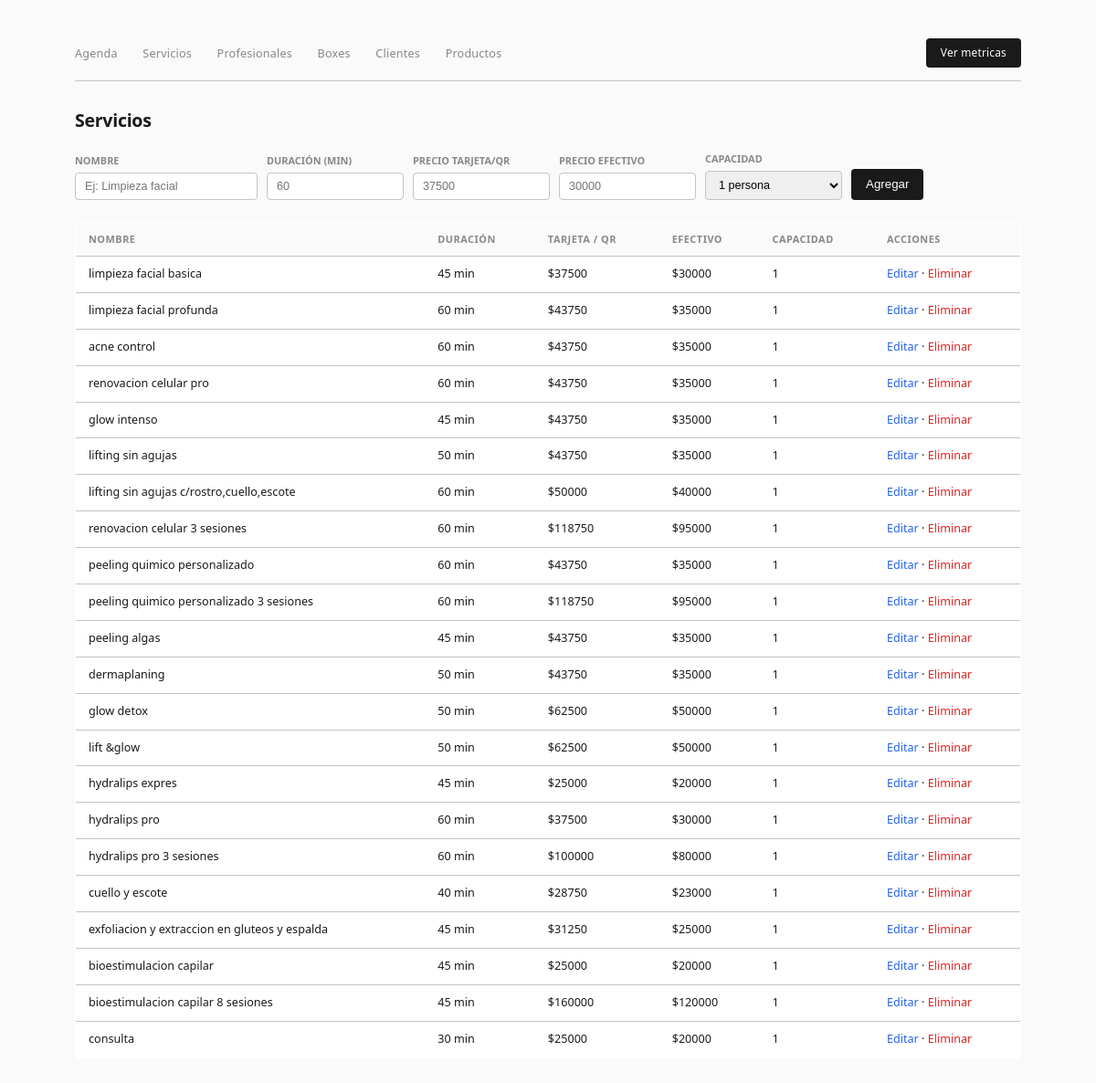
Screenshot of /servicios with the database file from the repository.
### modules/turnos/models.py (models this page shows)
class Servicio(Base):
    __tablename__ = "servicios"
    id = Column(Integer, primary_key=True)
    nombre = Column(String, nullable=False)
    duracion_min = Column(Integer, nullable=False)
    precio_tarjeta = Column(Float, nullable=False)
    precio_contado = Column(Float, nullable=False)
    capacidad_requerida = Column(Integer, default=1)

### modules/turnos/routes.py (the view)
@router.get("/servicios")
def servicios_page(request: Request, db: Session = Depends(get_db)):
    return templates.TemplateResponse("servicios.html", {
        "request": request,
        "servicios": services.listar_servicios(db)
    })

### templates/servicios.html (shortened to what this page needs)
<!DOCTYPE html>
<html lang="es">
<head>
    <link rel="stylesheet" href="/static/style.css">
</head>
<body>
<nav>
    <div class="links">
        <a href="/">Agenda</a>
        <a href="/servicios">Servicios</a>
        <a href="/profesionales">Profesionales</a>
        <a href="/boxes">Boxes</a>
        <a href="/clientes">Clientes</a>
        <a href="/stock/productos">Productos</a>
    </div>
    <div class="acciones">
        <a class="btn-destacado" href="/metricas">Ver metricas</a>
    </div>
</nav>
<h1>Servicios</h1>
<form class="form-nueva" action="/servicios/crear" method="post">
    <div>
        <label>Nombre</label>
        <input type="text" name="nombre" placeholder="Ej: Limpieza facial" required style="width:200px;">
    </div>
    <div>
        <label>Duración (min)</label>
        <input type="number" name="duracion_min" placeholder="60" required>
    </div>
    <div>
        <label>Precio tarjeta/QR</label>
        <input type="number" name="precio_tarjeta" placeholder="37500" required>
    </div>
    <div>
        <label>Precio efectivo</label>
        <input type="number" name="precio_contado" placeholder="30000" required>
    </div>
    <div>
        <label>Capacidad</label>
        <select name="capacidad_requerida">
            <option value="1">1 persona</option>
        </select>
    </div>
    <button type="submit">Agregar</button>
</form>
<table>
    <tr>
        <th>Nombre</th>
        <th>Duración</th>
        <th>Tarjeta / QR</th>
        <th>Efectivo</th>
        <th>Capacidad</th>
        <th>Acciones</th>
    </tr>
    {% for s in servicios %}
    <tr>
        <td>{{ s.nombre }}</td>
        <td>{{ s.duracion_min }} min</td>
        <td>${{ "%.0f"|format(s.precio_tarjeta) }}</td>
        <td>${{ "%.0f"|format(s.precio_contado) }}</td>
        <td>{{ s.capacidad_requerida }}</td>
        <td>
            <a href="/servicios/editar/{{ s.id }}">Editar</a> ·
            <a href="/servicios/eliminar/{{ s.id }}"
               onclick="return confirm('Eliminar este servicio?')"
               style="color:var(--rojo)">Eliminar</a>
        </td>
    </tr>
    {% endfor %}
</table>
</body>
</html>

### static/style.css (style rules this page uses)
:root { --bg: #fafafa; --bg-card: #ffffff; --borde: #c4c4c4; --texto: #1a1a1a; --texto-suave: #888; --acento: #2563eb; --acento-hover: #1d4ed8; --verde: #16a34a; --amarillo: #d97706; --rojo: #dc2626; --radio: 4px; }
* { box-sizing: border-box; margin: 0; padding: 0; }
body { font-family: 'Segoe UI', Arial, sans-serif; background: var(--bg); color: var(--texto); padding: 28px 32px; max-width: 1100px; margin: 0 auto; font-size: 14px; line-height: 1.5; }
h1 { font-size: 1.4em; font-weight: 600; margin-bottom: 20px; color: var(--texto); letter-spacing: -0.3px; }
a { color: var(--acento); text-decoration: none; }
nav { display: flex; align-items: center; justify-content: space-between; padding: 14px 0; border-bottom: 1px solid var(--borde); margin-bottom: 28px; }
nav .links a { margin-right: 24px; color: var(--texto-suave); font-size: 0.9em; font-weight: 500; letter-spacing: 0.2px; }
nav .acciones { display: flex; gap: 8px; }
.btn-destacado { background: var(--texto); color: white; padding: 7px 16px; border-radius: var(--radio); font-size: 0.85em; font-weight: 500; border: none; cursor: pointer; display: inline-block; letter-spacing: 0.2px; }
table { width: 100%; border-collapse: collapse; background: var(--bg-card); border: 1px solid var(--borde); border-radius: var(--radio); overflow: hidden; }
th { padding: 10px 14px; text-align: left; font-size: 0.78em; font-weight: 600; color: var(--texto-suave); text-transform: uppercase; letter-spacing: 0.5px; border-bottom: 1px solid var(--borde); background: var(--bg); }
td { padding: 10px 14px; border-bottom: 1px solid var(--borde); vertical-align: top; font-size: 0.9em; }
tr:last-child td { border-bottom: none; }

### templates/servicios.html (style rules this page uses)
.form-nueva { display: flex; gap: 10px; flex-wrap: wrap; align-items: flex-end; margin-bottom: 24px; }
.form-nueva div { display: flex; flex-direction: column; gap: 4px; }
.form-nueva label { font-size: 0.78em; font-weight: 600; color: var(--texto-suave); text-transform: uppercase; }
.form-nueva input, .form-nueva select { padding: 7px 10px; border: 1px solid var(--borde); border-radius: 4px; font-size: 0.9em; width: 150px; }
.form-nueva button { padding: 7px 16px; background: var(--texto); color: white; border: none; border-radius: 4px; cursor: pointer; height: 34px; }

### rows the page displays
Servicio: nombre "limpieza facial basica", duracion_min "45", precio_tarjeta "37500", precio_contado "30000", capacidad_requerida "1"
Servicio: nombre "limpieza facial profunda", duracion_min "60", precio_tarjeta "43750", precio_contado "35000", capacidad_requerida "1"
Servicio: nombre "acne control", duracion_min "60", precio_tarjeta "43750", precio_contado "35000", capacidad_requerida "1"
Servicio: nombre "renovacion celular pro", duracion_min "60", precio_tarjeta "43750", precio_contado "35000", capacidad_requerida "1"
Servicio: nombre "glow intenso", duracion_min "45", precio_tarjeta "43750", precio_contado "35000", capacidad_requerida "1"
Servicio: nombre "lifting sin agujas", duracion_min "50", precio_tarjeta "43750", precio_contado "35000", capacidad_requerida "1"
Servicio: nombre "lifting sin agujas c/rostro,cuello,escote", duracion_min "60", precio_tarjeta "50000", precio_contado "40000", capacidad_requerida "1"
Servicio: nombre "renovacion celular 3 sesiones", duracion_min "60", precio_tarjeta "118750", precio_contado "95000", capacidad_requerida "1"
Servicio: nombre "peeling quimico personalizado", duracion_min "60", precio_tarjeta "43750", precio_contado "35000", capacidad_requerida "1"
Servicio: nombre "peeling quimico personalizado 3 sesiones", duracion_min "60", precio_tarjeta "118750", precio_contado "95000", capacidad_requerida "1"
Servicio: nombre "peeling algas", duracion_min "45", precio_tarjeta "43750", precio_contado "35000", capacidad_requerida "1"
Servicio: nombre "dermaplaning", duracion_min "50", precio_tarjeta "43750", precio_contado "35000", capacidad_requerida "1"
Servicio: nombre "glow detox", duracion_min "50", precio_tarjeta "62500", precio_contado "50000", capacidad_requerida "1"
Servicio: nombre "lift &glow", duracion_min "50", precio_tarjeta "62500", precio_contado "50000", capacidad_requerida "1"
Servicio: nombre "hydralips expres", duracion_min "45", precio_tarjeta "25000", precio_contado "20000", capacidad_requerida "1"
Servicio: nombre "hydralips pro", duracion_min "60", precio_tarjeta "37500", precio_contado "30000", capacidad_requerida "1"
Servicio: nombre "hydralips pro 3 sesiones", duracion_min "60", precio_tarjeta "100000", precio_contado "80000", capacidad_requerida "1"
Servicio: nombre "cuello y escote", duracion_min "40", precio_tarjeta "28750", precio_contado "23000", capacidad_requerida "1"
Servicio: nombre "exfoliacion y extraccion en gluteos y espalda", duracion_min "45", precio_tarjeta "31250", precio_contado "25000", capacidad_requerida "1"
Servicio: nombre "bioestimulacion capilar", duracion_min "45", precio_tarjeta "25000", precio_contado "20000", capacidad_requerida "1"
Servicio: nombre "bioestimulacion capilar 8 sesiones", duracion_min "45", precio_tarjeta "160000", precio_contado "120000", capacidad_requerida "1"
Servicio: nombre "consulta", duracion_min "30", precio_tarjeta "25000", precio_contado "20000", capacidad_requerida "1"
